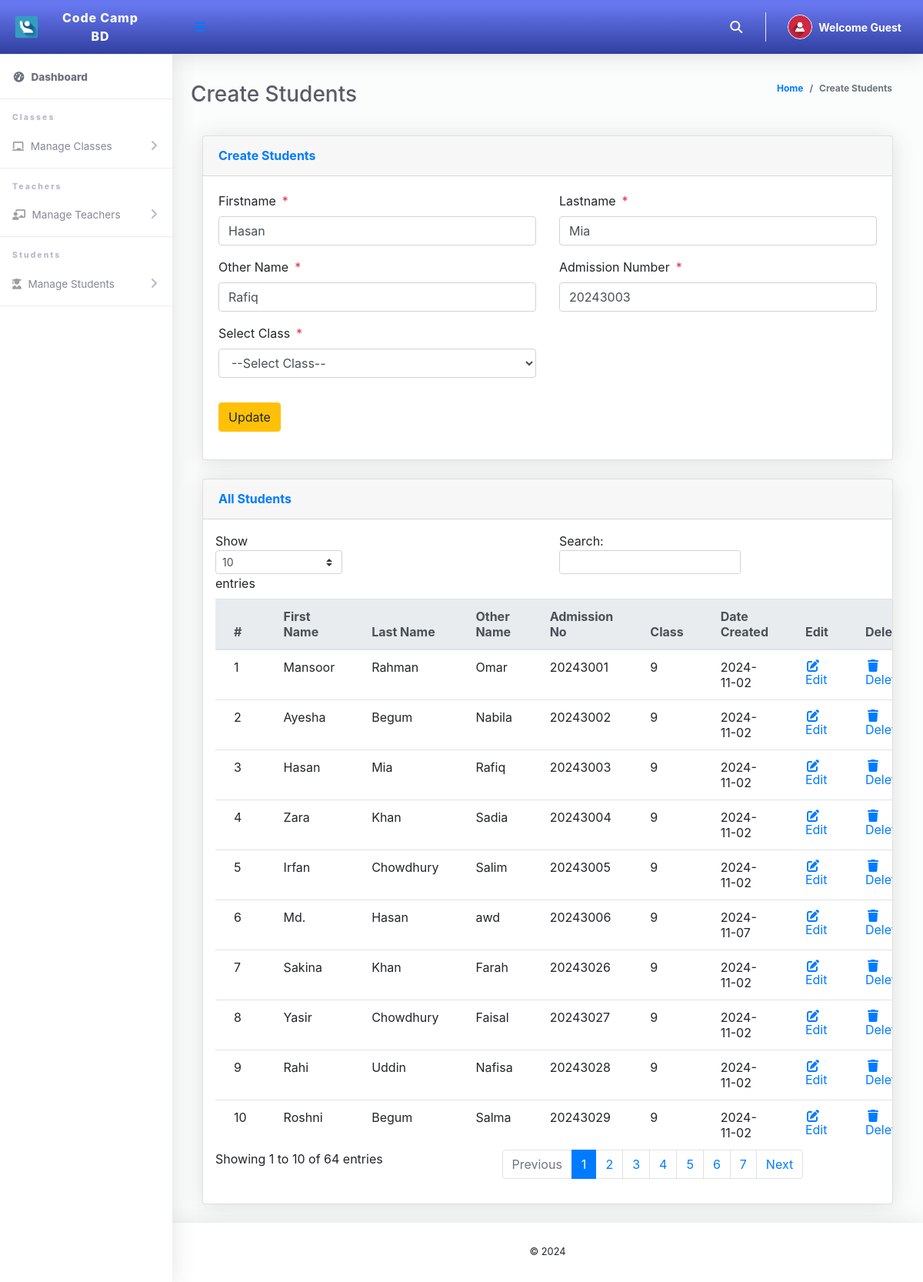
Page /Admin/createStudents.php?action=edit&Id=22&dbKey=sas_six on the committed database.
### tables this page shows
CREATE TABLE `tblstudents` (
  `Id` int(10) NOT NULL,
  `firstName` varchar(255) NOT NULL,
  `lastName` varchar(255) NOT NULL,
  `otherName` varchar(255) NOT NULL,
  `admissionNumber` varchar(255) NOT NULL,
  `password` varchar(50) NOT NULL,
  `classId` varchar(10) NOT NULL,
  `classArmId` varchar(10) NOT NULL,
  `dateCreated` varchar(50) NOT NULL
);

CREATE TABLE `tblclass` (
  `Id` int(10) NOT NULL,
  `className` varchar(255) NOT NULL
);

### Includes/dbcon.php (called while the page is built, shortened)
<?php
$conn = [];
?>

### Admin/createStudents.php (the view, shortened to what this page needs)
<?php
include '../Includes/dbcon.php';
$allClasses = [];
$databases = ['sas_six', 'sas_seven', 'sas_eight', 'sas_other'];
foreach ($databases as $dbKey) {
  $query = "SELECT * FROM tblclass";
  $result = $conn[$dbKey]->query($query);
  while ($row = $result->fetch_assoc()) {
    $row['dbKey'] = $dbKey;
    $allClasses[] = $row;
  }
}
if (isset($_GET['Id']) && isset($_GET['action']) && $_GET['action'] == "edit") {
  $Id = $_GET['Id'];
  $dbKey = $_GET['dbKey'];
  if (isset($conn[$dbKey])) {
    $query = $conn[$dbKey]->prepare("SELECT * FROM tblstudents WHERE Id = ?");
    $query->bind_param("i", $Id);
    $query->execute();
    $result = $query->get_result();
    $row = $result->fetch_assoc();
  } else {
    $statusMsg = "<div class='alert alert-danger' style='margin-right:700px;'>Invalid database selection.</div>";
  }
}
?>
<!DOCTYPE html>
<html lang="en">
<head>
  <link href="../vendor/fontawesome-free/css/all.min.css" rel="stylesheet" type="text/css">
  <link href="../vendor/bootstrap/css/bootstrap.min.css" rel="stylesheet" type="text/css">
  <link href="css/ruang-admin.min.css" rel="stylesheet">
</head>
<body id="page-top">
  <div id="wrapper">
    <?php include "Includes/sidebar.php"; ?>
    <div id="content-wrapper" class="d-flex flex-column">
      <div id="content">
        <?php include "Includes/topbar.php"; ?>
        <div class="container-fluid" id="container-wrapper">
          <div class="d-sm-flex align-items-center justify-content-between mb-4">
            <h1 class="h3 mb-0 text-gray-800">Create Students</h1>
            <ol class="breadcrumb">
              <li class="breadcrumb-item"><a href="./">Home</a></li>
              <li class="breadcrumb-item active" aria-current="page">Create Students</li>
            </ol>
          </div>
          <div class="col-lg-12">
            <div class="card mb-4">
              <div class="card-header py-3 d-flex flex-row align-items-center justify-content-between">
                <h6 class="m-0 font-weight-bold text-primary">Create Students</h6>
              </div>
              <div class="card-body">
                <form method="post">
                  <div class="form-group row mb-3">
                    <div class="col-xl-6">
                      <label class="form-control-label">Firstname<span class="text-danger ml-2">*</span></label>
                      <input type="text" class="form-control" name="firstName" value="<?php echo isset($row['firstName']) ? $row['firstName'] : ''; ?>" id="exampleInputFirstName">
                    </div>
                    <div class="col-xl-6">
                      <label class="form-control-label">Lastname<span class="text-danger ml-2">*</span></label>
                      <input type="text" class="form-control" name="lastName" value="<?php echo isset($row['lastName']) ? $row['lastName'] : ''; ?>" id="exampleInputFirstName">
                    </div>
                  </div>
                  <div class="form-group row mb-3">
                    <div class="col-xl-6">
                      <label class="form-control-label">Other Name<span class="text-danger ml-2">*</span></label>
                      <input type="text" class="form-control" name="otherName" value="<?php echo isset($row['otherName']) ? $row['otherName'] : ''; ?>" id="exampleInputFirstName">
                    </div>
                    <div class="col-xl-6">
                      <label class="form-control-label">Admission Number<span class="text-danger ml-2">*</span></label>
                      <input type="text" class="form-control" required name="admissionNumber" value="<?php echo isset($row['admissionNumber']) ? $row['admissionNumber'] : ''; ?>" id="exampleInputFirstName">
                    </div>
                  </div>
                  <div class="form-group row mb-3">
                    <div class="col-xl-6">
                      <label class="form-control-label">Select Class<span class="text-danger ml-2">*</span></label>
                      <select required name="classId" class="form-control mb-3" id="classId" onchange="updateDbKey()">
                        <option value="">--Select Class--</option>
                      </select>
                    </div>
                  </div>
                  <?php
                  if (isset($Id)) {
                  ?>
                    <button type="submit" name="update" class="btn btn-warning">Update</button>
                  <?php
                  } else {
                  ?>
                    <button type="submit" name="save" class="btn btn-primary">Save</button>
                  <?php
                  }
                  ?>
                </form>
              </div>
            </div>
            <div class="row">
              <div class="col-lg-12">
                <div class="card mb-4">
                  <div class="card-header py-3 d-flex flex-row align-items-center justify-content-between">
                    <h6 class="m-0 font-weight-bold text-primary">All Students</h6>
                  </div>
                  <div class="table-responsive p-3">
                    <table class="table align-items-center table-flush table-hover" id="dataTableHover">
                      <thead class="thead-light">
                        <tr>
                          <th>#</th>
                          <th>First Name</th>
                          <th>Last Name</th>
                          <th>Other Name</th>
                          <th>Admission No</th>
                          <th>Class</th>
                          <th>Date Created</th>
                          <th>Edit</th>
                          <th>Delete</th>
                        </tr>
                      </thead>
                      <tbody>
                        <?php
                        $sn = 0;
                        foreach ($databases as $dbKey) {
                          $query = "
                            SELECT
                              tblstudents.Id,
                              tblclass.className,
                              tblstudents.firstName,
                              tblstudents.lastName,
                              tblstudents.otherName,
                              tblstudents.admissionNumber,
                              tblstudents.dateCreated
                            FROM tblstudents
                            INNER JOIN tblclass ON tblclass.Id = tblstudents.classId
                          ";
                          if ($stmt = $conn[$dbKey]->prepare($query)) {
                            $stmt->execute();
                            $result = $stmt->get_result();
                            if ($result->num_rows > 0) {
                              while ($rows = $result->fetch_assoc()) {
                                $sn++;
                                echo "
                                  <tr>
                                    <td>$sn</td>
                                    <td>{$rows['firstName']}</td>
                                    <td>{$rows['lastName']}</td>
                                    <td>{$rows['otherName']}</td>
                                    <td>{$rows['admissionNumber']}</td>
                                    <td>{$rows['className']}</td>
                                    <td>{$rows['dateCreated']}</td>
                                    <td><a href='?action=edit&Id={$rows['Id']}&dbKey=$dbKey'><i class='fas fa-fw fa-edit'></i>Edit</a></td>
                                    <td><a href='?action=delete&Id={$rows['Id']}&dbKey=$dbKey' onclick='return confirm(\"Are you sure you want to delete this record?\");'><i class='fas fa-fw fa-trash'></i>Delete</a></td>
                                  </tr>";
                              }
                            } else {
                              echo "<tr><td colspan='9' class='text-center'>No Record Found in $dbKey!</td></tr>";
                            }
                          }
                        }
                        ?>
                      </tbody>
                    </table>
                  </div>
                </div>
              </div>
            </div>
          </div>
        </div>
        <?php include "Includes/footer.php"; ?>
      </div>
    </div>
</body>
</html>

### rows in the picture
tblstudents: firstName "Hasan", lastName "Mia", otherName "Rafiq", admissionNumber "20243003", classId.className "9", dateCreated "2024-11-02"
tblstudents: firstName "Mansoor", lastName "Rahman", otherName "Omar", admissionNumber "20243001", classId.className "9", dateCreated "2024-11-02"
tblstudents: firstName "Ayesha", lastName "Begum", otherName "Nabila", admissionNumber "20243002", classId.className "9", dateCreated "2024-11-02"
tblstudents: firstName "Zara", lastName "Khan", otherName "Sadia", admissionNumber "20243004", classId.className "9", dateCreated "2024-11-02"
tblstudents: firstName "Irfan", lastName "Chowdhury", otherName "Salim", admissionNumber "20243005", classId.className "9", dateCreated "2024-11-02"
tblstudents: firstName "Md.", lastName "Hasan", otherName "awd", admissionNumber "20243006", classId.className "9", dateCreated "2024-11-07"
tblstudents: firstName "Sakina", lastName "Khan", otherName "Farah", admissionNumber "20243026", classId.className "9", dateCreated "2024-11-02"
tblstudents: firstName "Yasir", lastName "Chowdhury", otherName "Faisal", admissionNumber "20243027", classId.className "9", dateCreated "2024-11-02"
tblstudents: firstName "Rahi", lastName "Uddin", otherName "Nafisa", admissionNumber "20243028", classId.className "9", dateCreated "2024-11-02"
tblstudents: firstName "Roshni", lastName "Begum", otherName "Salma", admissionNumber "20243029", classId.className "9", dateCreated "2024-11-02"

### other values in the picture
$fullName "Guest"
